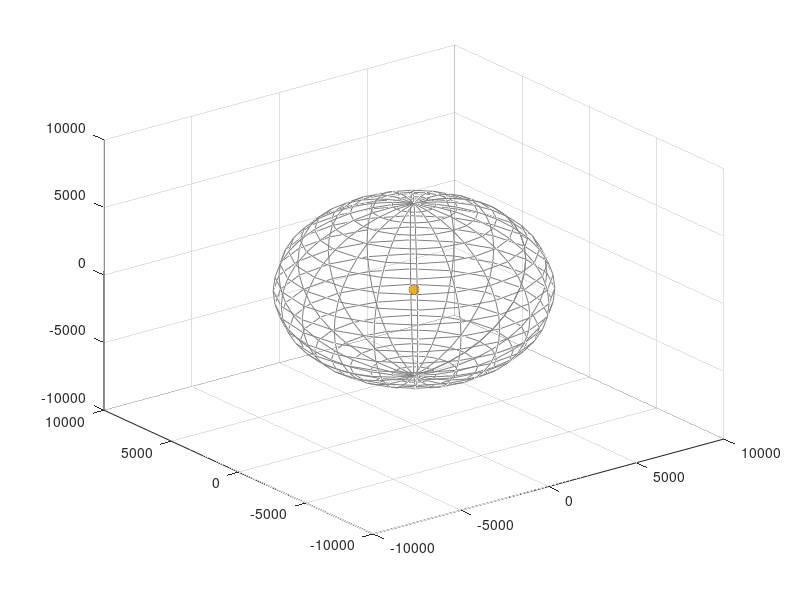

Source code (MATLAB): (Note: this script raises an error after producing the figure.)
clear
fid=fopen('realdata_log.txt','a+');
R = 6371.2;
%plt = 1 plot the earth,emitter,sensors and the generated sequence
plt = 1;
if plt == 1
    figure('color','k')
    %Add legend
    %emitter
    point1 = scatter3(0,0,0,50,'filled','r');
    hold on
    %sensors
    point2 = scatter3(0,0,0,'filled','c');
    %initial point
    point3 = scatter3(0,0,0,50,'filled','b');
    %recover location
    point4 = scatter3(0,0,0,50,'k*');
    %generated sequence
    point5 = scatter3(0,0,0,5,'m');
    %plot earth
    npanels = 72;
    alpha   = 1;
    image_file = 'earth.jpg';
    [x0, y0, z0] = ellipsoid(0, 0, 0, R, R, R);
    globe = surf(x0, y0, -z0, 'FaceColor', 'none', 'EdgeColor', 0.5*[1 1 1]);
    cdata = imread(image_file);
    set(gca, 'NextPlot','add', 'Visible','off');
    set(globe, 'FaceColor', 'texturemap', 'CData', cdata, 'FaceAlpha', alpha, 'EdgeColor', 'none');
    axis off;
    axis equal;
    axis auto;
end
M = 5;
N = M*(M-1)/2;
Omega = 0.5*(ones(N,N) + eye(N));
inv_Omega = Omega^-1;
Rm = 6650;
Ym = 100;
Rb = Rm - Ym;
fc = 10;
f = 15;
F = f/fc;
%perturbation on ionosphere
P_Rm = Rm;
P_Ym = Ym;
P_Rb = P_Rm - P_Ym;
P_fc = fc;
P_f = f;
P_F = P_f/P_fc;
delta = 0.1;
[max_dis,min_dis,upper] = beta_bound(M,F,R,Rb,Rm,Ym);
[G] = generate_G(N,M);
%[emitter,XYZ,beta0] = generator(M,F,R,Rb,Rm,Ym,max_dis,min_dis);
beta0 = [0.114957231412252,0.449398124172348,0.277420425918117,0.0168095219080640,0.103488345084960];
%beta0 = [0.277420425918117,0.0168095219080640,0.103488345084960];
XYZ = zeros(M,3);
%Hong Kong
[x0 y0 z0] = LGLTtoXYZ(114.16,22.28,R);
emitter = [x0 y0 z0]';
%Bei Jing
[x0 y0 z0] = LGLTtoXYZ(116.41,39.90,R);
XYZ(1,:) = [x0 y0 z0];
%Wu Han
[x0 y0 z0] = LGLTtoXYZ(114.31,30.59,R);
XYZ(2,:) = [x0 y0 z0];
%Shang Hai
[x0 y0 z0] = LGLTtoXYZ(121.47,31.23,R);
XYZ(3,:) = [x0 y0 z0];
%Tokyo
[x0 y0 z0] = LGLTtoXYZ(139.69,35.69,R);
XYZ(4,:) = [x0 y0 z0];
%Seoul
[x0 y0 z0] = LGLTtoXYZ(126.58,37.33,R);
XYZ(5,:) = [x0 y0 z0];
sigma = [0:100:1000];
for index = 1%1:length(alpha)
    for noise_level = 1%1:length(sigma)
        sigma_t = sigma(noise_level)* 10^-9 * 3 * 10^5 ;
        [G] = generate_G(N,M);
        noise_t0 = randn(M,1);
        noise_t = (sigma_t*G*noise_t0)';
        tau = generate_tau(M,F,R,Rb,Rm,Ym,emitter,XYZ) + noise_t;
        %Step 1 Coordernate Descent
        beta = zeros(1,M);
        [A B C] = ABC(F,R,Rb,Rm,Ym,beta);
        [P D] = PD(A,B,C,beta,R,Rb);
        obj_old = (G*P'-tau')'*inv_Omega*(G*P'-tau') + delta*ones(M,1)'*P';
        for i =1:20
            for k = 1:M
                beta = CD(F,R,Rb,Rm,Ym,upper,G,tau,inv_Omega,beta,k);
                [A B C] = ABC(F,R,Rb,Rm,Ym,beta);
                [P D] = PD(A,B,C,beta,R,Rb);
            end
        end
        %Step 2 Inialization
        [A B C] = ABC(F,R,Rb,Rm,Ym,beta);
        [P D] = PD(A,B,C,beta,R,Rb);
        Xi = [];
        g = [];
        S = [];
        for i = 1:M
            Xi = [Xi XYZ(i,:)'];
            S = [S; norm(XYZ(i,:))^2+R^2];
            g = [g;(2*R*sin(D(i)/2/R))^2];
        end
        Xi = 2*Xi';
        A_xi = (Xi'*Xi)^-1*Xi';
        x0 = A_xi*(S - g);
        norm(x0 - emitter)
        x = x0';
        for i =1:20
            for k = 1:M
                beta = solve_eq(F,R,Rb,Rm,Ym,beta,XYZ,x,k);
            end
        end
        % beta(beta<0) = 0;
        % beta(beta>upper) = upper;
        x0 = x;
        beta = zeros(1,M);
        for i =1:20
            for k = 1:M
                beta = solve_eq(F,R,Rb,Rm,Ym,beta,XYZ,x,k);
            end
        end
        %Step 3
        thres = 1;
        alpha = 1.01;
        ss = 1e-4;
        center = R*sum(XYZ)/M/(norm(sum(XYZ)/M));
        x0 = x;
        x_ini = 2*(center*(x'/R)*center/R - x) + x;
        iter_old = 1;
        obj_min = 9999999;
        x_min = [];
        for iter = 1:100000
            [A B C] = ABC(F,R,Rb,Rm,Ym,beta);
            [P, D] = PD(A,B,C,beta,R,Rb);
            obj_old = (G*P'-tau')'*inv_Omega*(G*P'-tau') + delta*ones(M,1)'*P';
            [graP, graD] = graPD(A,B,C,beta,R,Rb);
            %(G*P'-tau')'*inv_Omega*(G*P'-tau')
            S = XYZ;
            dBeta = zeros(M, 2);
            for i = 1:M
                dBeta(i,1) = -(S(i,1) - S(i,3)*x(1)/x(3))/R/sin(D(i)/R)/graD(i);
                dBeta(i,2) = -(S(i,2) - S(i,3)*x(2)/x(3))/R/sin(D(i)/R)/graD(i);
            end
%             [hessP, hessD] = hessPD(A,B,C,beta,R,Rb);
%             invH = diag(1./diag(hessP));
%             dP_x = (2*G'*inv_Omega*(G*P'-tau')+ delta*ones(length(P),1))'.*(invH*graP')'*dBeta;
            dP_x = (2*G'*inv_Omega*(G*P'-tau') + delta*ones(length(P),1))'.*graP*dBeta;
            dP_x(3) = 0;
            while(1)
                if ss*max(abs(dP_x))>thres
                    ss = 0.5*ss;
                else
                    break
                end
            end
            x = x - ss*dP_x;
            if isnan(x(1))
                break
            end
            ss = ss*alpha;
            if norm(x(1:2))>=R
                x(x>R) = R;
                x(x<-R) = -R;
                x(1:2) = x(1:2)/norm(x(1:2))*R*0.99;
            end
            x(3) = sqrt(R^2 - (x(1)^2+x(2)^2));
            for i =1:20
                for k = 1:M
                    beta = solve_eq(F,R,Rb,Rm,Ym,beta,XYZ,x,k);
                end
            end
            if ~all(beta>0)
                if norm(x(1:2))>=R
                    x(1:2) = x(1:2)/norm(x(1:2))*R;
                end
                x(3) = - sqrt(R^2 - (x(1)^2+x(2)^2));
                for i =1:20
                    for k = 1:M
                        beta = solve_eq(F,R,Rb,Rm,Ym,beta,XYZ,x,k);
                    end
                end
            end
            %     beta(beta<0) = 0;
            %     beta(beta>upper) = upper;
            [A B C] = ABC(F,R,Rb,Rm,Ym,beta);
            [P, D] = PD(A,B,C,beta,R,Rb);
            obj = (G*P'-tau')'*inv_Omega*(G*P'-tau') + delta*ones(M,1)'*P';
            if obj<20
                thres = 1;
                alpha = 1.005;
            end
            dis = norm(x - emitter');
            if plt == 1
                scatter3(x(1),x(2),x(3),5,'m')
            end
            fprintf("obj:%2.2f dis:%2.2f step size:%2.6f\n",obj,dis,ss);
            
            if obj_min>obj
                iter_old = iter;
                obj_min = obj;
                x_min = x;
            end
            if abs(obj)<1e-7||(abs(iter-iter_old)>200&obj<10000)
                break
            end
        end
        x = x_min;
        obj = obj_min;
        dis = norm(x - emitter');
        %Output results
        if plt == 1
            scatter3(emitter(1),emitter(2),emitter(3),50,'filled','r')
            scatter3(x(1),x(2),x(3),50,'k*')
            %text(emitter(1),emitter(2),emitter(3),'e')
        end
        for i = 1:M
            if plt == 1
                scatter3(XYZ(i,1),XYZ(i,2),XYZ(i,3),'filled','c')
                temp = strcat('s ',num2str(i));
                text(XYZ(i,1),XYZ(i,2),XYZ(i,3),temp);
            end
            fprintf("Sensor %d:(%2.2f,%2.2f,%2.2f)\n",i,XYZ(i,1),XYZ(i,2),XYZ(i,3))
        end
        fprintf("Non-Perturbated:r0:%2.2f km,Rm:%2.2f km,Ym:%2.2f km,fc:%2.2f MHz,f:%2.2f MHz\n",R,Rm,Ym,fc,f)
        fprintf("Perturbated: r0:%2.2f km,Rm:%2.2f km,Ym:%2.2f km,fc:%2.2f MHz,f:%2.2f MHz\n",R,P_Rm,P_Ym,P_fc,P_f)
        fprintf("True Location:(%2.2f,%2.2f,%2.2f)\n",emitter(1),emitter(2),emitter(3))
        fprintf("Location:(%2.2f,%2.2f,%2.2f)\n",x(1),x(2),x(3))
        fprintf("True Flying angle:(")
        for i = 1:M-1
            fprintf("%2.2f,",beta0(i))
        end
        fprintf("%2.2f)\n",beta0(M))
        fprintf("Flying angle:(")
        for i = 1:M-1
            fprintf("%2.2f,",beta(i))
        end
        fprintf("%2.2f)\n",beta(M))
        [lg lt] = XYZtoLGLT(x(1),x(2),x(3),R);
        fprintf("The distance to the emitter is: %2.2f km\n",dis)
        fprintf("%s\n",'Localization successful!')
        % [x beta obj] = Alter_Pro_Grad(M,N,P_F,R,P_Rb,P_Rm,P_Ym,G,tau,inv_Omega,delta,upper,max_dis,min_dis,XYZ,plt);
        % diff = norm(emitter'-x,2)
        fprintf(fid,"%2.2f,%d,%2.2f\n",noise_level,index,dis);
    end
end
fprintf(fid,"\t\n");
fprintf("Completed\rThe results are saved as realdata_log.txt\n");
fclose(fid);